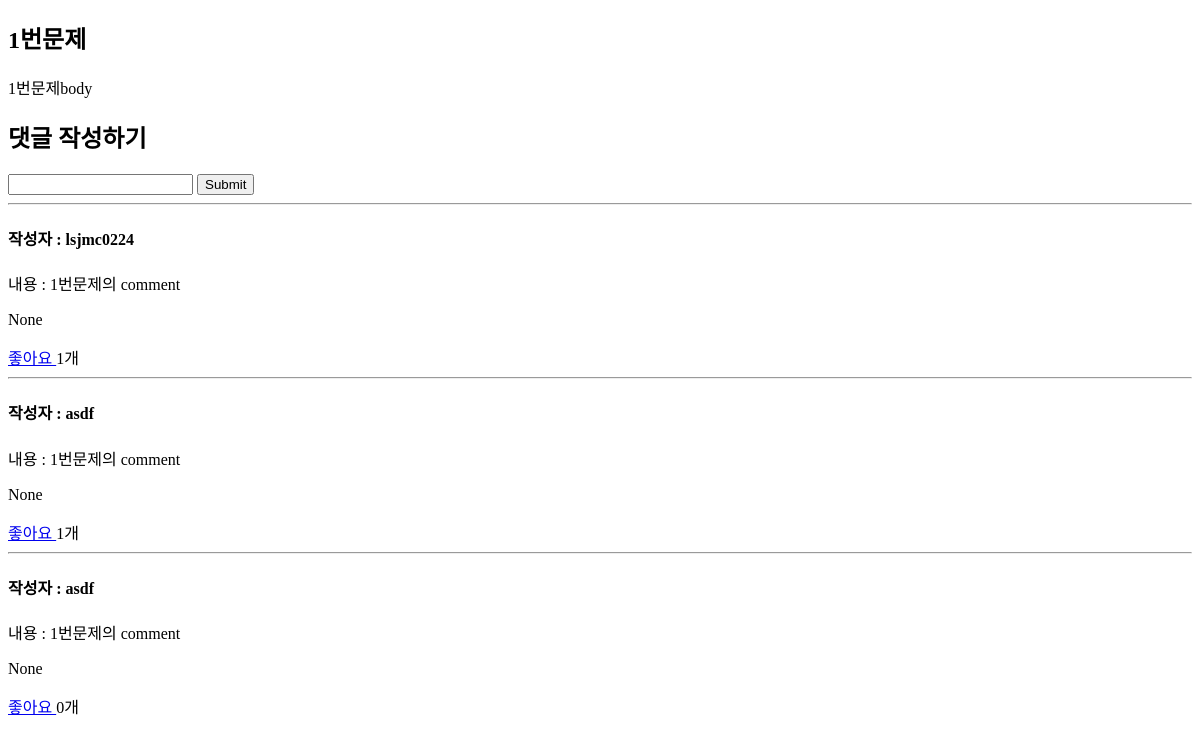
Before: /qnapage/qnadetail/1/ with the older database file.
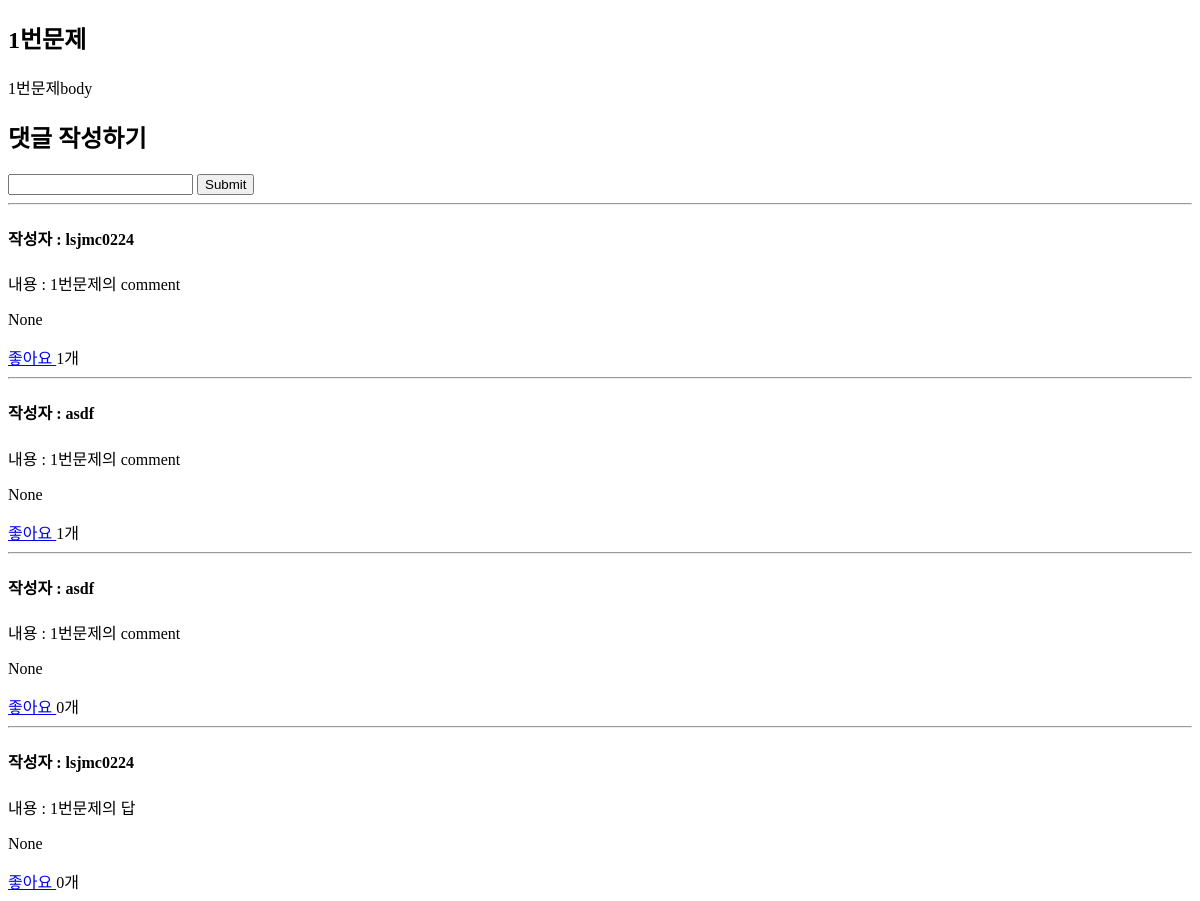
After: the same page with the newer database file.
### qnapage/models.py (models this page shows, shortened)
class QnaComment(models.Model):
    content = models.TextField()
    pub_date = models.DateField()
    writer = models.ForeignKey(User, null=False, blank=False, on_delete=models.CASCADE)
    qna = models. ForeignKey(Qna, null=False, blank=False, on_delete=models.CASCADE)
    parent_comment = models.ForeignKey('self', on_delete=models.CASCADE, null = True, blank=True, related_name='reply')
    comment_like = models.ManyToManyField(User, related_name='comment_likes', blank=True)
    comment_like_count = models.PositiveIntegerField(default = 0)

### qnapage/views.py (the view, shortened to what this page needs)
# urls.py: path('qnadetail/<int:id>/', qnadetail, name="qnadetail"),
def qnadetail(request, id):
    qna = get_object_or_404(Qna, pk = id)
    if request.method == 'GET':
        comments = QnaComment.objects.filter(qna = qna)
        return render(request, 'qnapage/qnadetail.html',{
            'qna':qna,
            'comments':comments
            })
    return render(request, 'qnapage/qnadetail.html', {'qna':qna})

### qnapage/templates/qnapage/qnadetail.html (shortened to what this page needs)
<!DOCTYPE html>
<html>
<head>
</head>
<body>
    <h2>{{ qna.title }}</h2>
    <p>{{ qna.body }}</p>
    <div class="comment_container">
        <div class="comment_form">
            <h2>댓글 작성하기</h2>
            <form method="POST" action="{% url 'qnapage:qnadetail' qna.id %}">
                <input type="text" name="content">
                <input type="submit" name="submit">
            </form>
        </div>
        <div class="comment_list">
            {% for c in comments %}
                <hr>
                <h4>작성자 : {{c.writer}}</h4>
                <p>내용 : {{c.content}}</p>
                <p>{{c.pub_date}}</p>
                <a href = "{% url 'qnapage:comment_likes' c.id %}">
                    {% if user in c.comment_like.all %}
                    취소
                    {% else %}
                    좋아요
                    {% endif %}
                </a>
                {{ c.comment_like_count }}개
            {% endfor %}
        </div>
    </div>
</body>
</html>

Changed rows visible on the page:
added QnaComment: writer "lsjmc0224", content "1번문제의 답", pub_date "None", shows "좋아요", comment_like_count "0"
